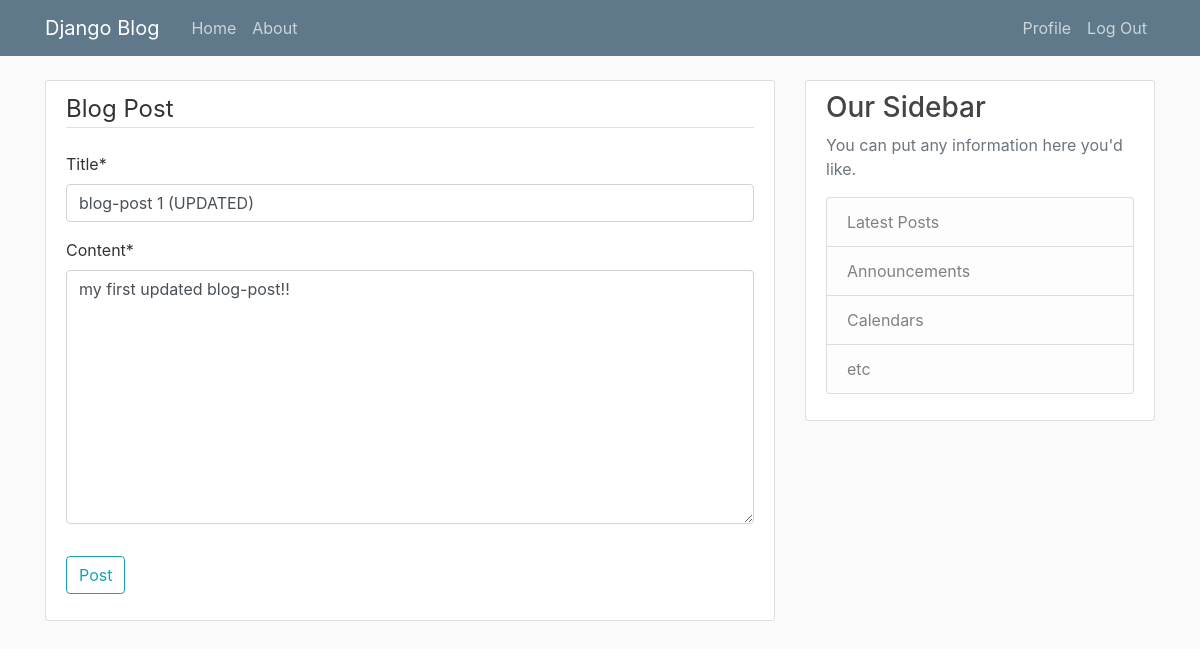
Page /post/1/update (signed in) on the earlier database version.
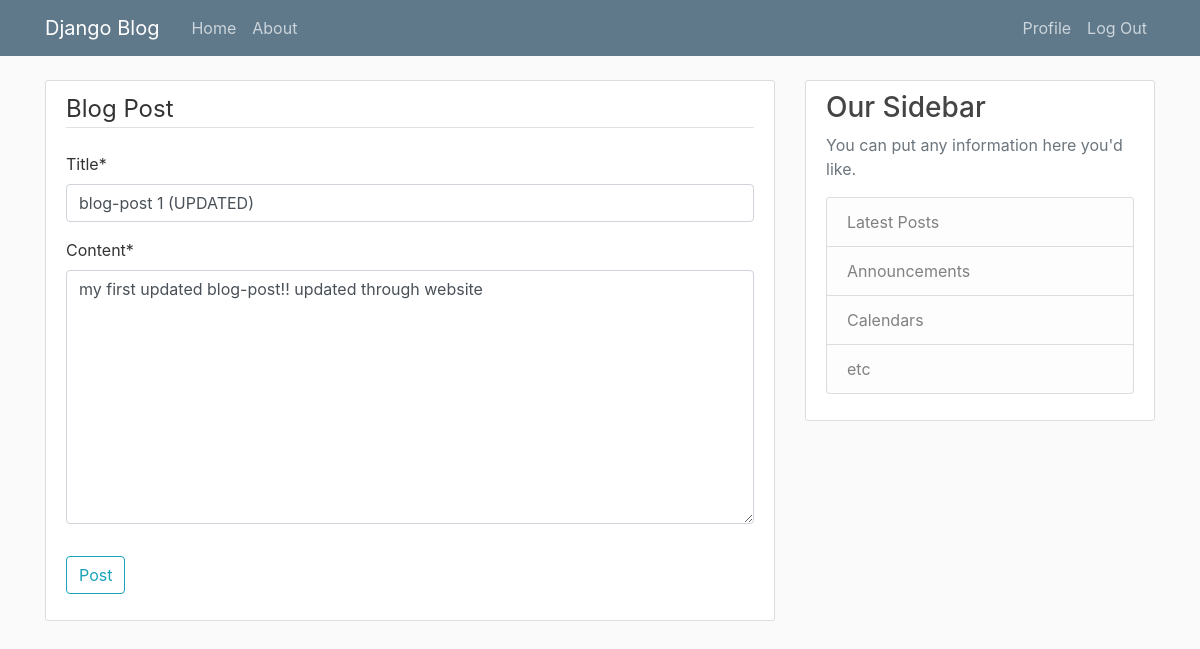
Same page on the later database version.
### blog/models.py (models this page shows, shortened)
class Post(models.Model):
    title = models.CharField(max_length=100)
    content = models.TextField()
    date_posted = models.DateTimeField(default = timezone.now)
    author = models.ForeignKey(User, on_delete=models.CASCADE)

### blog/views.py (the view, shortened to what this page needs)
# urls.py: path('post/<int:pk>/update',PostUpdateView.as_view(),name='post-update'),
class PostUpdateView(LoginRequiredMixin,UserPassesTestMixin,UpdateView):
    model = Post
    fields = ['title','content']
    def test_func(self):
        post = self.get_object()
        if self.request.user == post.author:
            return True
        return False

### blog/templates/blog/post_form.html (shortened to what this page needs)
{% extends "blog/base.html" %}
{% load crispy_forms_tags %}
{% block content %}
<div class="content-section">
    <form method="POST">
        <fieldset class="form-group">
            <legend class="border-bottom mb-4">Blog Post</legend>
            {{ form|crispy }}
        </fieldset>
        <div class="form-group">
            <button class="btn btn-outline-info" type="submit">Post</button>
        </div>
    </form>
</div>
{% endblock content %}

### blog/templates/blog/base.html (shortened to what this page needs)
{% load static %}
<html>
    <head>
    <link rel="stylesheet" href="https://cdn.jsdelivr.net/npm/bootstrap@4.4.1/dist/css/bootstrap.min.css">
    <link rel="stylesheet" type="text/css" href="{% static 'blog/main.css' %}">
    </head>
    <body>
        <header class="site-header">
            <nav class="navbar navbar-expand-md navbar-dark bg-steel fixed-top">
                <div class="container">
                <a class="navbar-brand mr-4" href="{% url 'blog-home' %}">Django Blog</a>
                <div class="collapse navbar-collapse" id="navbarToggle">
                    <div class="navbar-nav mr-auto">
                    <a class="nav-item nav-link" href="{% url 'blog-home' %}">Home</a>
                    <a class="nav-item nav-link" href="{% url 'blog-about' %}">About</a>
                    </div>
                    <div class="navbar-nav">
                        {% if user.is_authenticated %}
                            <a class="nav-item nav-link" href="{% url 'profile' %}">Profile</a>
                            <a class="nav-item nav-link" href="{% url 'logout' %}">Log Out</a>
                        {% else %}
                            <a class="nav-item nav-link" href="{% url 'login' %}">Login</a>
                            <a class="nav-item nav-link" href="{% url 'register' %}">Register</a>
                        {% endif %}
                    </div>
                </div>
                </div>
            </nav>
        </header>
    <main role="main" class="container">
        <div class="row">
            <div class="col-md-8">
            {% block content %}{% endblock %}
            </div>
            <div class="col-md-4">
            <div class="content-section">
                <h3>Our Sidebar</h3>
                <p class='text-muted'>You can put any information here you'd like.
                <ul class="list-group">
                    <li class="list-group-item list-group-item-light">Latest Posts</li>
                    <li class="list-group-item list-group-item-light">Announcements</li>
                    <li class="list-group-item list-group-item-light">Calendars</li>
                    <li class="list-group-item list-group-item-light">etc</li>
                </ul>
                </p>
            </div>
            </div>
        </div>
    </main>
  </body>
</html>

### blog/static/blog/main.css (style rules this page uses)
body { background: #fafafa; color: #333333; margin-top: 5rem; }
h1, h2, h3, h4, h5, h6 { color: #444444; }
ul { margin: 0; }
.bg-steel { background-color: #5f788a; }
.site-header .navbar-nav .nav-link { color: #cbd5db; }
.content-section { background: #ffffff; padding: 10px 20px; border: 1px solid #dddddd; border-radius: 3px; margin-bottom: 20px; }

Differences in the rows shown:
changed Post "blog-post 1 (UPDATED)": content "my first updated blog-post!!" → "my first updated blog-post!! updated through website"
